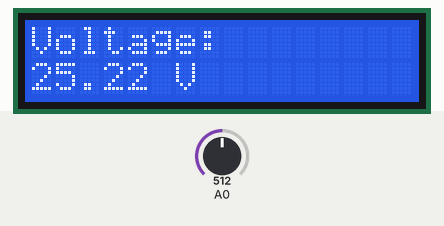
This sketch was run on a simulated Arduino Uno, built with avr-gcc and run on an emulated ATmega328P. On the bench: 16×2 character LCD. Inputs (shaded band) come from the test bench; at power-on: A0 = 512. What the sketch prints to the serial monitor is not drawn.

Above: at 2.7 s.
2.8 s: A0 set to 716
At 3.8 s:
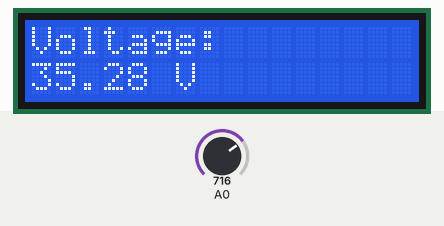
4.5 s: A0 set to 900
At 5.8 s:
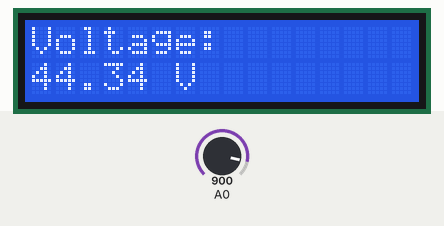
6.1 s: A0 set to 1023
At 6.8 s:
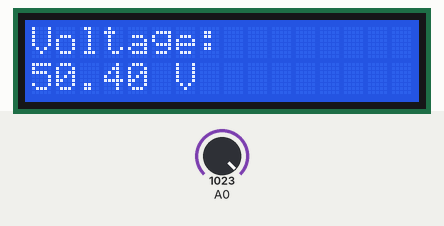
Timing chart, 0 to 9.1 s (numbered marks = the images above; inputs shaded):
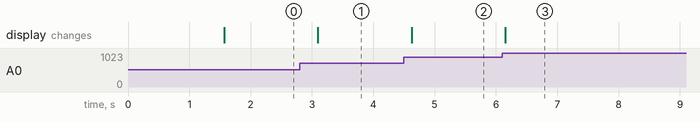

The sketch:

digital_voltmeter.ino
```cpp
#include <LiquidCrystal.h>

// initialize the library with the numbers of the interface pins
LiquidCrystal lcd(12, 11, 5, 4, 3, 2);

float vout = 0.0;
float vin = 0.0;
float R1 = 90900.0; // 90.9kΩ
float R2 = 10000.0; // 10kΩ
int analog_value = 0;

void setup() {
  Serial.begin(9600);
  lcd.begin(16, 2);
  lcd.print("Digital voltmeter");
  delay(1500);
  lcd.clear();
}

void loop() {
  analog_value = analogRead(A0);
  vout = (analog_value * 5.0) / 1024.0; // Voltage at divider output
  vin = vout / (R2 / (R1 + R2));        // Input voltage calculation

  lcd.setCursor(0, 0);
  lcd.print("Voltage:        "); // Clear previous value
  lcd.setCursor(0, 1);
  lcd.print(vin, 2);             // Print with 2 decimal places
  lcd.print(" V      ");        // Clear trailing chars

  Serial.println(vin, 3);        // Print to Serial Monitor with 3 decimals

  delay(300);
}
```

Measured:
- after the input at 2.8 s, the display: changes after 0.30 s (image 1)
- after the input at 4.5 s, the display: changes after 0.12 s (image 2)
- after the input at 6.1 s, the display: changes after 0.05 s (image 3)
